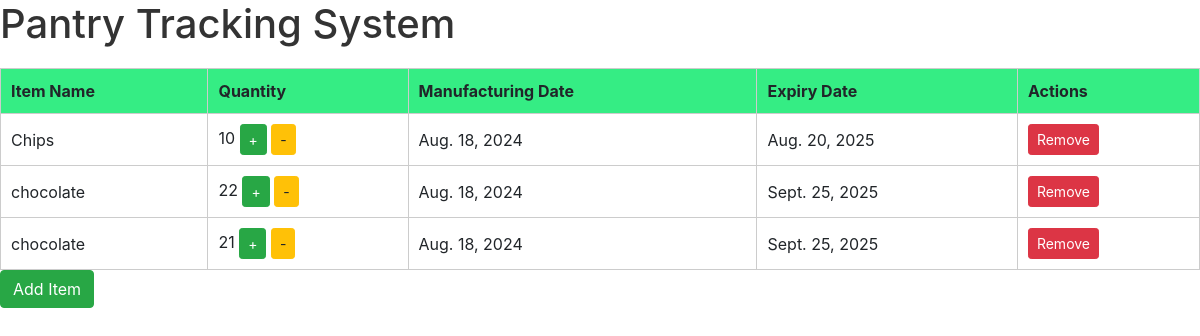
The page / on the database its author committed.
### track/models.py (models this page shows)
class Data(models.Model):
    item_name = models.CharField(max_length=100)
    quantity = models.IntegerField()
    Manufacturing_date = models.DateField()
    Expiration_date = models.DateField()

### track/views.py (the view)
# urls.py: path('',views.item_list,name='item_list'),
def item_list(request):
    items=Data.objects.all()
    return render(request,'index.html',{'items':items})

### templates/index.html (shortened to what this page needs)
{% load static %}
<!DOCTYPE html>
<html lang="en">
<head>
    <link rel="stylesheet" href="{% static 'style.css' %}">
    <link rel="stylesheet" href="https://stackpath.bootstrapcdn.com/bootstrap/4.5.2/css/bootstrap.min.css">
</head>
<body>
    <h1>Pantry Tracking System</h1>
    <table class="styled-table">
        <thead>
            <tr>
                <th>Item Name</th>
                <th>Quantity</th>
                <th>Manufacturing Date</th>
                <th>Expiry Date</th>
                <th>Actions</th>
            </tr>
        </thead>
        <tbody>
            {% for item in items %}
            <tr>
                <td>{{ item.item_name }}</td>
                <td>
                    {{ item.quantity }}
                    <form action="{% url 'increase_quantity' item.id %}" method="post" style="display:inline;">
                        <button type="submit" class="btn btn-success btn-sm">+</button>
                    </form>
                    <form action="{% url 'decrease_quantity' item.id %}" method="post" style="display:inline;">
                        <button type="submit" class="btn btn-warning btn-sm">-</button>
                    </form>
                </td>
                <td>{{ item.Manufacturing_date }}</td>
                <td>{{ item.Expiration_date }}</td>
                <td>
                    <form action="{% url 'delete_item' item.id %}" method="post" style="display:inline;">
                        <button type="submit" class="btn btn-danger btn-sm">Remove</button>
                    </form>
                </td>
            </tr>
            {% endfor %}
        </tbody>
    </table>
    <a href="{% url 'add_item_view' %}" class="btn btn-success align-center">Add Item</a>
</body>
</html>

### static/style.css (style rules this page uses)
body { font-family: Arial, sans-serif; margin: 20px; background-color: rgba(38, 239, 239, 0.95); }
h1 { color: #333; }
table { width: 100%; border-collapse: collapse; margin-top: 20px; }
table, th, td { border: 1px solid #ccc; }
th, td { padding: 10px; text-align: left; }
th { background-color: #35ed84; }
button { padding: 10px 15px; background-color: #4CAF50; color: red; border: none; cursor: pointer; }

### rows shown on the page
Data: item_name "Chips", quantity "10", Manufacturing_date "Aug. 18, 2024", Expiration_date "Aug. 20, 2025"
Data: item_name "chocolate", quantity "22", Manufacturing_date "Aug. 18, 2024", Expiration_date "Sept. 25, 2025"
Data: item_name "chocolate", quantity "21", Manufacturing_date "Aug. 18, 2024", Expiration_date "Sept. 25, 2025"
